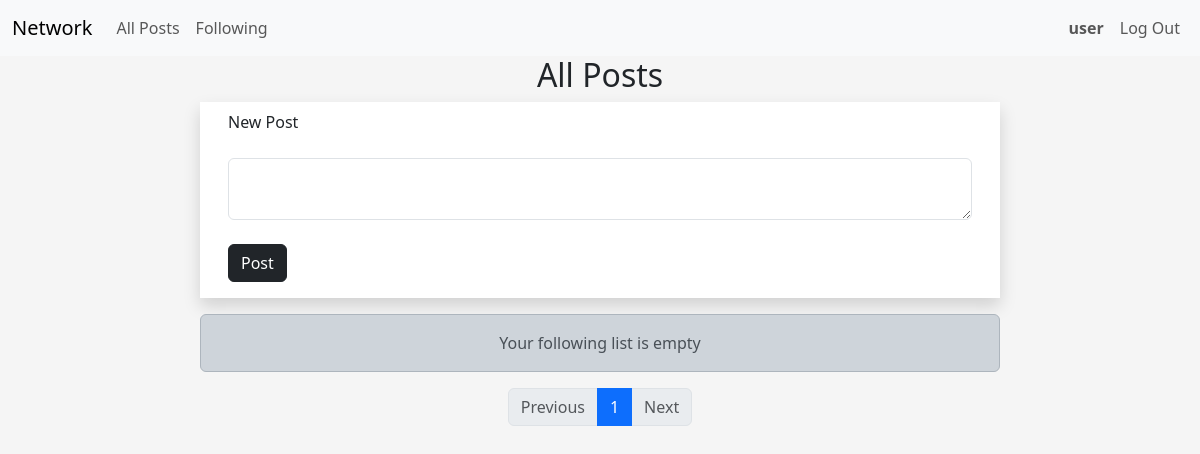
Page /following (signed in) on the earlier database version.
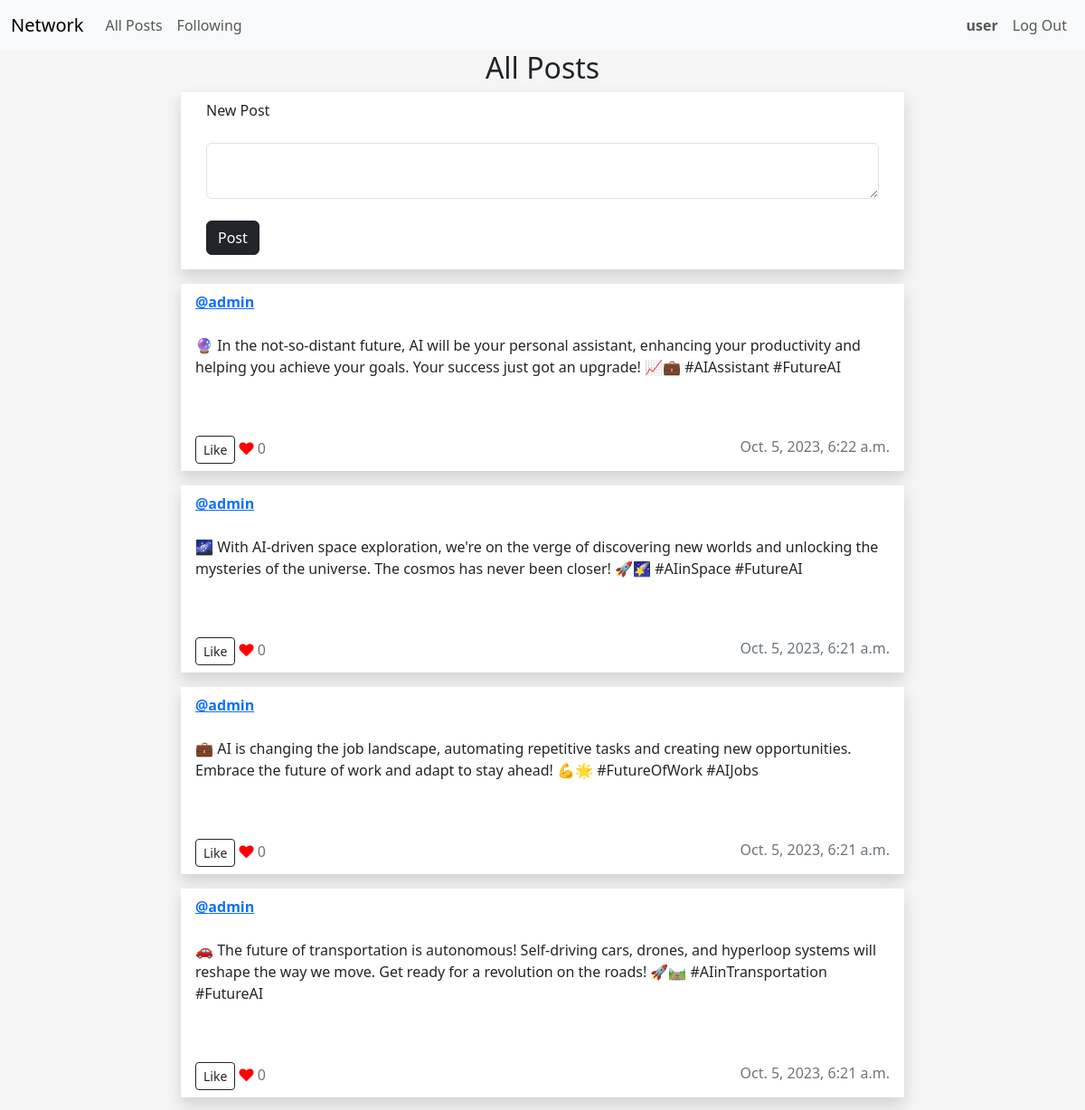
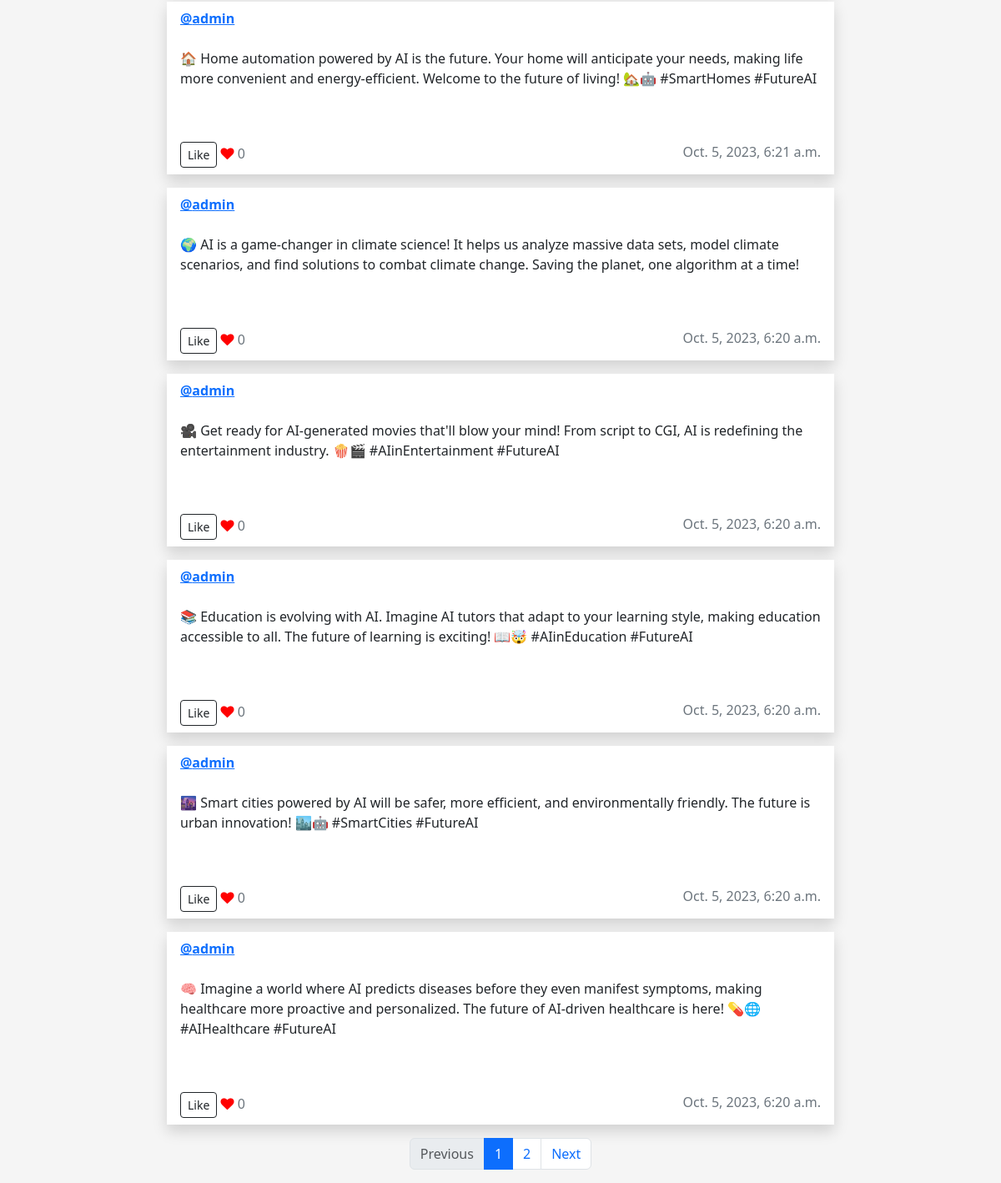
Same page on the later database version (2 pictures, top to bottom).
### network/models.py (models this page shows, shortened)
class User(AbstractUser):
    pass

class Post(models.Model):
    user = models.ForeignKey(User, on_delete=models.CASCADE)
    content = models.TextField()
    timestamp = models.DateTimeField(auto_now_add=True)
    likes = models.ManyToManyField(User, related_name='liked_posts')

### network/views.py (the view)
# urls.py: path("following",views.following_view, name="following"),
@login_required(login_url="/login")
def following_view(request):
    user_following = request.user.following.all()
    users_followed = [following.user_followed for following in user_following]
    post_list = Post.objects.filter(user__in=users_followed).order_by('-timestamp')
    if not post_list:
         messages.success(request, f"Your following list is empty")
    paginator = Paginator(post_list, POST_NUMBER_PER_PAGE)  # Show 10  contacts per page.
    page_number = request.GET.get("page")
    page_obj = paginator.get_page(page_number)
    return render(request, "network/index.html",{
        "page_obj": page_obj
    })

### network/templates/network/index.html (shortened to what this page needs)
{% extends "network/layout.html" %}
{% block body %}
<h2>All Posts</h2>
<div class="row">
   <div class="card rounded-0 border-0 shadow mb-3 mx-auto" style="max-width: 50rem;">
      <div class="card-header bg-transparent border-0">
         New Post
      </div>
      <div class="card-body">
         <form action="{% url 'post' %}" method="post">
            <textarea class="form-control" autofocus="true" name="content" id="content" maxlength="400"></textarea><br>
            <input class="btn btn-dark" type="submit" value="Post">
         </form>
      </div>
   </div>
</div>
<div class="container">
    <div class="d-flex flex-column align-items-center">
        <div class="message-container" style="max-width: 50rem; width: 100%;">
            {% if messages %}
                <div class="alert alert-dark" role="alert">
                    {% for message in messages %}
                        {{ message }}
                    {% endfor %}
                </div>
            {% endif %}
        </div>
    </div>
</div>
{% for post in page_obj.object_list %}
<div id="posts">
    <div class="row mb-3">
       <div class="post" data-post-id="{{ post.id }}">
          <div class="card rounded-0 border-0 shadow mx-auto" style="max-width: 50rem;">
             <div class="card-header bg-transparent border-0 d-flex justify-content-between">
                <strong><a href="{% url 'profile' post.user.id %}">@{{ post.user }}</a></strong>
             </div>
             <div class="card-body text-dark">
                <p id="post-content" class="post-content">{{ post.content }}</p>
                <br>
             </div>
             <div class="card-footer bg-transparent text-secondary border-0 d-flex justify-content-between">
                <div>
                    <button type="button" id="likeButton_{{ post.id }}" data-post-id="{{ post.id }}" class="btn btn-outline-dark btn btn-sm like-button">
                        {% if user in post.likes.all %}
                        Unlike
                        {% else %}
                        Like
                        {% endif %}
                    </button>
                    <i class="fa fa-heart" style="color: red;"></i>
                    <span id="likeCount_{{ post.id }}" class="like-count">{{ post.likes.count }}</span>
                </div>
                <div>
                    <span> {{ post.timestamp }}</span>
                </div>
             </div>
          </div>
       </div>
    </div>
 </div>
 </div>
{% endfor %}
<nav aria-label="Page navigation example">
   <ul class="pagination justify-content-center">
      {% if page_obj.has_previous %}
      <li class="page-item">
         <a class="page-link" href="?page={{ page_obj.previous_page_number }}">Previous</a>
      </li>
      {% else %}
      <li class="page-item disabled">
         <span class="page-link">Previous</span>
      </li>
      {% endif %}
      {% for i in page_obj.paginator.page_range %}
      <li class="page-item {% if i == page_obj.number %}active{% endif %}">
         <a class="page-link" href="?page={{ i }}">{{ i }}</a>
      </li>
      {% endfor %}
      {% if page_obj.has_next %}
      <li class="page-item">
         <a class="page-link" href="?page={{ page_obj.next_page_number }}">Next</a>
      </li>
      {% else %}
      <li class="page-item disabled">
         <span class="page-link">Next</span>
      </li>
      {% endif %}
   </ul>
</nav>
{% endblock %}

### network/templates/network/layout.html (shortened to what this page needs)
{% load static %}
<!DOCTYPE html>
<html lang="en">
    <head>
        <link href="https://cdn.jsdelivr.net/npm/bootstrap@5.3.2/dist/css/bootstrap.min.css" rel="stylesheet">
        <link rel="stylesheet" href="https://cdnjs.cloudflare.com/ajax/libs/font-awesome/4.7.0/css/font-awesome.min.css">
        <link href="{% static 'network/styles.css' %}" rel="stylesheet">
    </head>
    <body>
        <nav class="navbar navbar-expand-lg bg-body-tertiary">
            <div class="container-fluid">
              <a class="navbar-brand" href="{% url 'index' %}">Network</a>
              <div class="collapse navbar-collapse" id="navbarTogglerDemo02">
                <ul class="navbar-nav me-auto mb-2 mb-lg-0">
                  <li class="nav-item">
                    <a class="nav-link" href="{% url 'index' %}">All Posts</a>
                  </li>
                  {% if user.is_authenticated %}
                  <li class="nav-item">
                    <a class="nav-link" href="{% url 'following' %}">Following</a>
                  </li>
                  {% endif %}
                </ul>
                <ul class="navbar-nav ms-auto">
                    {% if user.is_authenticated %}
                    <li class="nav-item">
                        <a class="nav-link" href="{% url 'profile' request.user.id %}"><strong>{{ request.user.username }}</strong></a>
                    </li>
                      <li class="nav-item">
                        <a class="nav-link" href="{% url 'logout' %}">Log Out</a>
                      </li>
                    {% endif %}
                </ul>
              </div>
            </div>
          </nav>
        <div class="body">
            {% block body %}
            {% endblock %}
        </div>
    </body>
</html>

### network/static/network/styles.css (style rules this page uses)
h2 { text-align: center; }
body { background-color: #f5f5f5; }
.card-header { display: block; justify-content: space-between; }

Differences in the rows shown:
added Post: user "admin", content "🔮 In the not-so-distant future, AI will be your personal assistant, enhancing your productivity and helping you achieve your goals. Your success just got an upgrade! 📈💼 #AIAssistant #FutureAI", shows "Like", likes.count "0", timestamp "Oct. 5, 2023, 6:22 a.m."
added Post: user "admin", content "🌌 With AI-driven space exploration, we're on the verge of discovering new worlds and unlocking the mysteries of the universe. The cosmos has never been closer! 🚀🌠 #AIinSpace #FutureAI", shows "Like", likes.count "0", timestamp "Oct. 5, 2023, 6:21 a.m."
added Post: user "admin", content "💼 AI is changing the job landscape, automating repetitive tasks and creating new opportunities. Embrace the future of work and adapt to stay ahead! 💪🌟 #FutureOfWork #AIJobs", shows "Like", likes.count "0", timestamp "Oct. 5, 2023, 6:21 a.m."
added Post: user "admin", content "🚗 The future of transportation is autonomous! Self-driving cars, drones, and hyperloop systems will reshape the way we move. Get ready for a revolution on the roads! 🚀🛤️ #AIinTransportation #FutureAI", shows "Like", likes.count "0", timestamp "Oct. 5, 2023, 6:21 a.m."
added Post: user "admin", content "🏠 Home automation powered by AI is the future. Your home will anticipate your needs, making life more convenient and energy-efficient. Welcome to the future of living! 🏡🤖 #SmartHomes #FutureAI", shows "Like", likes.count "0", timestamp "Oct. 5, 2023, 6:21 a.m."
added Post: user "admin", content "🌍 AI is a game-changer in climate science! It helps us analyze massive data sets, model climate scenarios, and find solutions to combat climate change. Saving the planet, one algorithm at a time!", shows "Like", likes.count "0", timestamp "Oct. 5, 2023, 6:20 a.m."
added Post: user "admin", content "🎥 Get ready for AI-generated movies that'll blow your mind! From script to CGI, AI is redefining the entertainment industry. 🍿🎬 #AIinEntertainment #FutureAI", shows "Like", likes.count "0", timestamp "Oct. 5, 2023, 6:20 a.m."
added Post: user "admin", content "📚 Education is evolving with AI. Imagine AI tutors that adapt to your learning style, making education accessible to all. The future of learning is exciting! 📖🤯 #AIinEducation #FutureAI", shows "Like", likes.count "0", timestamp "Oct. 5, 2023, 6:20 a.m."
added Post: user "admin", content "🌆 Smart cities powered by AI will be safer, more efficient, and environmentally friendly. The future is urban innovation! 🏙️🤖 #SmartCities #FutureAI", shows "Like", likes.count "0", timestamp "Oct. 5, 2023, 6:20 a.m."
added Post: user "admin", content "🧠 Imagine a world where AI predicts diseases before they even manifest symptoms, making healthcare more proactive and personalized. The future of AI-driven healthcare is here! 💊🌐 #AIHealthcare #FutureAI", shows "Like", likes.count "0", timestamp "Oct. 5, 2023, 6:20 a.m."
Other differences:
new list line: "2"
list line gone: "Your following list is empty"
